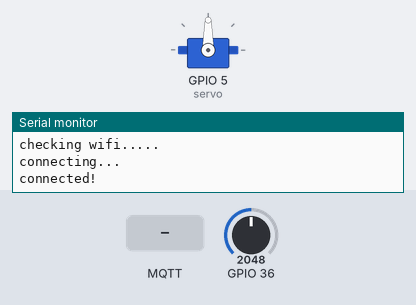
A sketch run on a simulated ESP32. Shown: servo, the last lines printed to the serial monitor. The test bench sets the inputs (shaded band); at power-on: GPIO 36 = 2048. WiFi joins after 1.5 s; servers stay silent unless stated; no MQTT or app messages arrive unless stated.

Above: at 3.2 s.
3.3 s: MQTT message "90" arrives on the first subscribed topic
At 3.75 s:
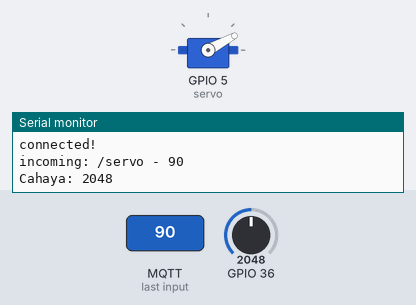
6.3 s: MQTT message "200" arrives on the first subscribed topic
At 8.5 s:
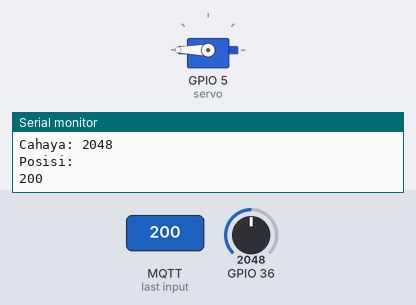
9.3 s: MQTT message "on" arrives on the first subscribed topic
At 13.0 s:
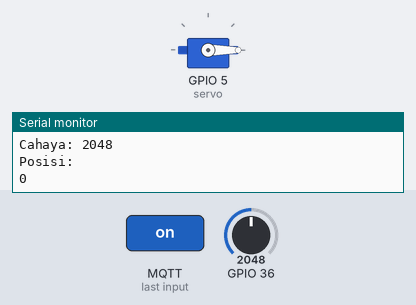
Timing chart, 0 to 14.5 s (numbered marks = the images above; inputs shaded):
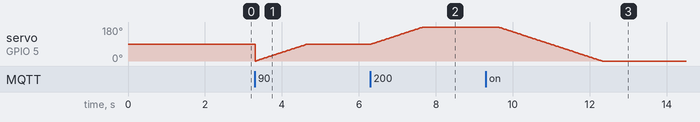

Measured:
- after the input at 6.3 s, servo on GPIO 5 (servo): moves from 90° to 180° over 1.3 s, starting at once
- after the input at 9.3 s, servo on GPIO 5 (servo): moves from 180° to 0° over 2.7 s, starting after 0.32 s

The sketch:

testservo.ino
```cpp
#include <ESP32Servo.h>
#include <WiFi.h>
#include <WiFiClient.h>
#include <MQTT.h>

WiFiClient net;
MQTTClient client;
Servo servo;

const char ssid[] = "Wifi.id_Indomaret_Sagan";
const char pass[] = "otomatisnyambung";
int tmpPos = 0;
String LDR_value;
String pesan;


void connect() {
  Serial.print("checking wifi...");
  while (WiFi.status() != WL_CONNECTED) {
    Serial.print(".");
    delay(1000);
  }

  Serial.print("\nconnecting...");
  while (!client.connect("Iot", "hingga21", "hingga257")) {
    Serial.print(".");
    delay(1000);
  }

  Serial.println("\nconnected!");
  client.subscribe("/servo");

}

void messageReceived(String &topic, String &payload) {
  Serial.println("incoming: " + topic + " - " + payload);
  String posisi = payload;
  int tmp = posisi.toInt();
  LDR_value=analogRead(36);
  pesan = LDR_value;
  Serial.print("Cahaya: ");
  Serial.println(LDR_value);
  client.publish("lux",pesan);

  if (tmp >= tmpPos ) {
    for (int i = tmpPos ; i <= tmp; i++) {
      servo.write(i);
      delay(15);
    }
    tmpPos = tmp;
    Serial.println("Posisi: ");
    Serial.println(tmpPos);
  } else if (tmp < tmpPos && tmp >= 0) {
    for (int j = tmpPos ; j >= tmp ; j--) {
      servo.write(j);
      delay(15);
    }
    tmpPos = tmp;
    Serial.println("Posisi: ");
    Serial.println(tmpPos);
  } else if (tmpPos == tmp) {
    servo.write(tmp); //stand still
  }
  else {}
}

void setup() {
  Serial.begin(115200);
  pinMode(36,INPUT);
  servo.attach(5);
  WiFi.begin(ssid, pass);
  client.begin("broker.shiftr.io", net);
  client.onMessage(messageReceived);
  connect();

}

void loop() {
  client.loop();
  delay(10);

  if (!client.connected()) {
    connect();
  }
}
```
